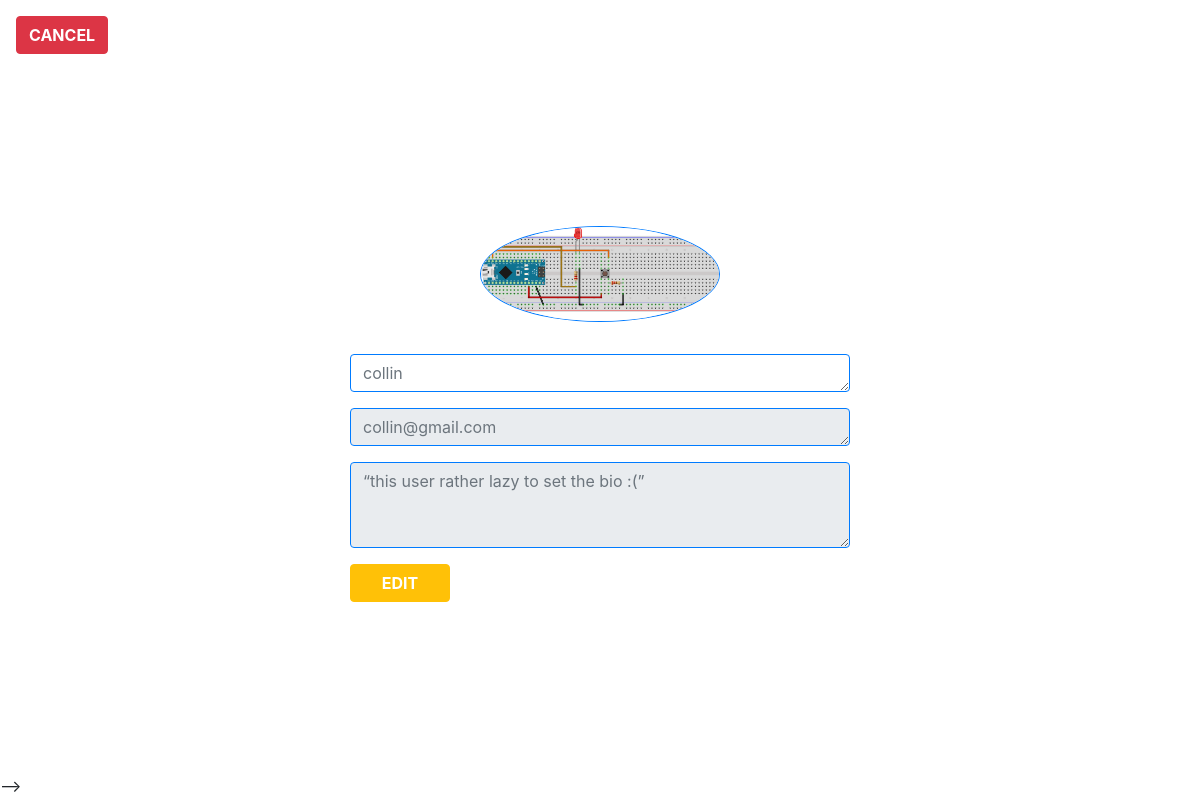
/views/profile.php (signed in), run on the app's committed database.
### tables this page shows
CREATE TABLE `users` (
  `id_users` int(255) NOT NULL,
  `username` varchar(255) NOT NULL,
  `email` varchar(255) NOT NULL,
  `password` text NOT NULL,
  `bio` text DEFAULT NULL,
  `image` text DEFAULT NULL
);

### views/profile.php (the view, shortened to what this page needs)
<!-- <?php
require_once '../links.php';
require_once '../conn.php';
require_once 'navbar.php';
$username = $_SESSION['username'];
$profile = mysqli_query($conn, "select * from users where username like '%" . $username . "%'");
$echoprofile = mysqli_fetch_assoc($profile);
?>
<body>
    <button class="btn btn-danger font-weight-bold mt-3 ml-3"><a href="explore.php"
            class="text-white">CANCEL</a></button>
    <div style=" min-height: 90vh;" class="d-flex justify-content-center align-items-center text-center ">
        <div style="width:500px;">
            <img src="../images/<?= $echoprofile['image'];  ?>" class="rounded-circle mb-3 border border-primary"
                style="width:30vh; height:auto;" alt="">
            <div class="textareas">
                <div class="text-center">
                    <textarea name="username" placeholder="<?php echo $echoprofile['username'];?>"
                        class="mt-3 form-control textareas align-center border border-primary" id="textAreaExample1"
                        rows="1 " ></textarea>
                </div>
            </div>
            <div class="textareas">
                <div class="text-center">
                    <textarea name="email" placeholder="<?php echo $echoprofile['email'] ?>"
                        class="mt-3 form-control textareas align-center border border-primary" id="textAreaExample1"
                        rows="1" readonly></textarea>
                </div>
            </div>
            <div class="textareas">
                <div class="text-center">
                    <textarea name="bio"
                        placeholder="“<?= $echoprofile['bio']; ?>”"
                        class="mt-3 form-control textareas align-center border border-primary" id="textAreaExample1"
                        rows="3" readonly></textarea>
                </div>
            </div>
            <div class="mt-3 text-left">
                <a href="editprofile.php" class="btn btn-warning mr-3 font-weight-bold text-white" style="width:100px"
                    name="post"> EDIT</a>
            </div>
        </div>
    </div>
</body> -->

### data on the page
users: image (picture), username "collin", email "collin@gmail.com", bio "“this user rather lazy to set the bio :(”"
